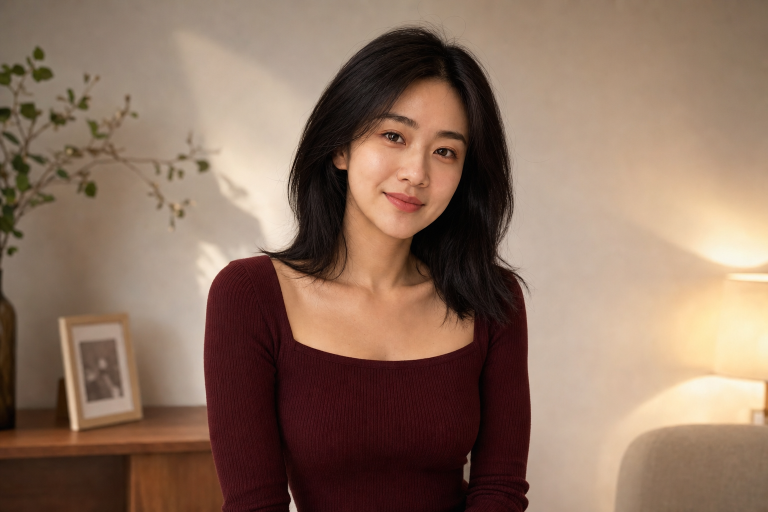
#> input picture emotion_women/images/persona/master/persona_master_glam_v3.png, 1536 x 1024 px (shown at 1/2 size)
$ python -i persona_asset_tool.py   (imports and definitions only)
#> lines starting #> are read from the running program, lines starting #| are printed output that depends on the picture
#!/usr/bin/env python3
"""Finalize approved persona candidates as tracked high-quality JPEG assets."""

from __future__ import annotations

import argparse
import hashlib
import json
import re
import sys
from datetime import datetime
from pathlib import Path

try:
    from PIL import Image, ImageFilter, ImageOps, ImageStat
except ImportError as exc:  # pragma: no cover - environment setup failure
    raise SystemExit(
        "缺少 Pillow。请在仓库根目录运行："
        ".venv/bin/python -m pip install -r requirements-imagegen.txt"
    ) from exc


BASE_DIR = Path(__file__).resolve().parent
PERSONA_DIR = BASE_DIR / "images" / "persona"
SCENES_DIR = PERSONA_DIR / "scenes"
METADATA_DIR = PERSONA_DIR / "metadata"
IDENTITY_REFERENCE = "images/persona/master/persona_master_glam_v3.png"
MIN_BRIGHTNESS = 45.0
MAX_BRIGHTNESS = 235.0
MIN_SATURATION = 18.0
MIN_EDGE_RMS = 14.0
MIN_SHORT_EDGE = 768
MIN_PIXELS = 1_200_000
SLUG_RE = re.compile(r"^[a-z0-9][a-z0-9-]*(?:-v[0-9]{2})?$")
SIZE_RE = re.compile(r"^([1-9][0-9]*)x([1-9][0-9]*)$")


def metrics(image: Image.Image) -> dict[str, float]:
    rgb = image.convert("RGB")
    gray = rgb.convert("L")
    return {
        "brightness": round(ImageStat.Stat(gray).mean[0], 2),
        "saturation": round(ImageStat.Stat(rgb.convert("HSV").split()[1]).mean[0], 2),
        "edge_rms": round(ImageStat.Stat(gray.filter(ImageFilter.FIND_EDGES)).rms[0], 2),
        "width": float(rgb.width),
        "height": float(rgb.height),
    }


# [45 lines left out: functions quality_errors, validate_slug, parse_size, file_sha256, not called in this run]


def resolve_path(value: str) -> Path:
    path = Path(value).expanduser()
    return path if path.is_absolute() else (BASE_DIR / path).resolve()


# [149 lines left out: functions finalize, build_parser, main, not called in this run]


# [2 lines not run here, left out]

>>> from PIL import Image
>>> picture = Image.open('images/persona/master/persona_master_glam_v3.png')
#> picture is the input picture: PIL image 1536x1024 RGB; mean R, G, B 141, 113.8, 96
>>> result = metrics(picture)
#> in metrics, `gray = rgb.convert("L")`:
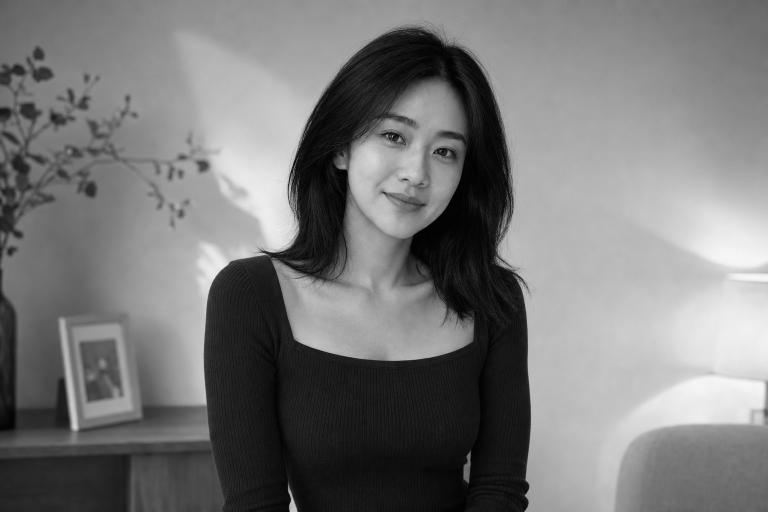
#> gray: PIL image 1536x1024 L (shown at 1/2 size); min 0, max 248, mean 119.9
#> result = {'brightness': 119.9, 'saturation': 100.8, 'edge_rms': 17.73, 'width': 1536, 'height': 1024}

$ run again, on emotion_women/images/persona/master/persona_master_natural_source.png
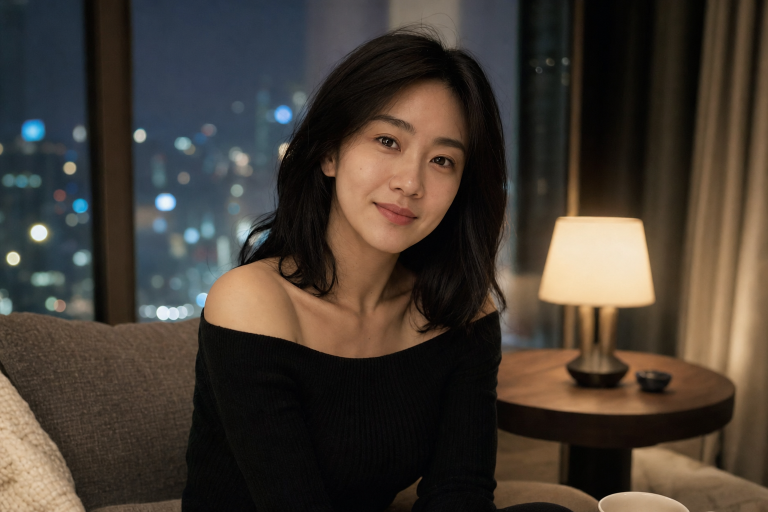
#> input picture emotion_women/images/persona/master/persona_master_natural_source.png, 1536 x 1024 px (shown at 1/2 size)
#> picture is the input picture: PIL image 1536x1024 RGB; mean R, G, B 69, 60.1, 51.5
#> in metrics, `gray = rgb.convert("L")`:
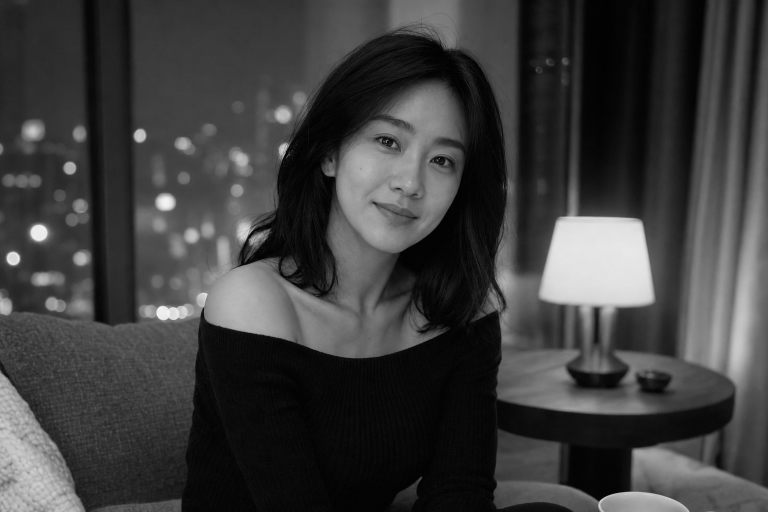
#> gray: PIL image 1536x1024 L (shown at 1/2 size); min 0, max 248, mean 61.8
#> result = {'brightness': 61.76, 'saturation': 91.47, 'edge_rms': 11.18, 'width': 1536, 'height': 1024}

$ run again, on emotion_women/images/persona/master/persona_master_standard_v2.jpg
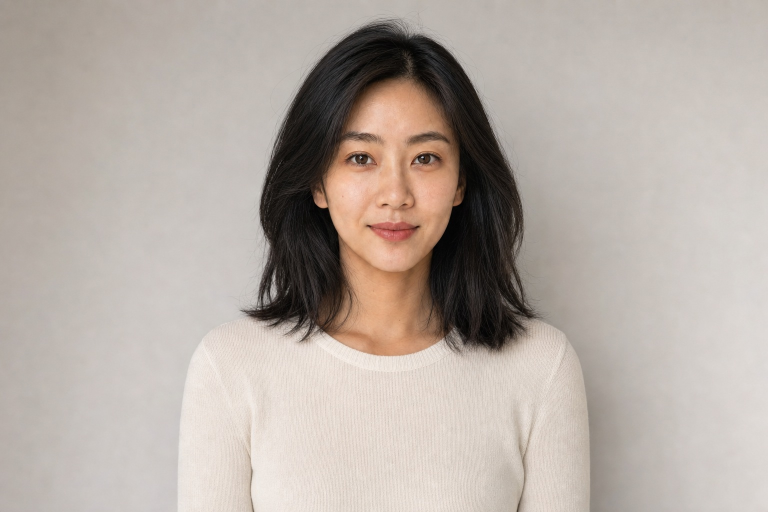
#> input picture emotion_women/images/persona/master/persona_master_standard_v2.jpg, 1536 x 1024 px (shown at 1/2 size)
#> picture is the input picture: PIL image 1536x1024 RGB; mean R, G, B 181.7, 171.7, 164.2
#> in metrics, `gray = rgb.convert("L")`:
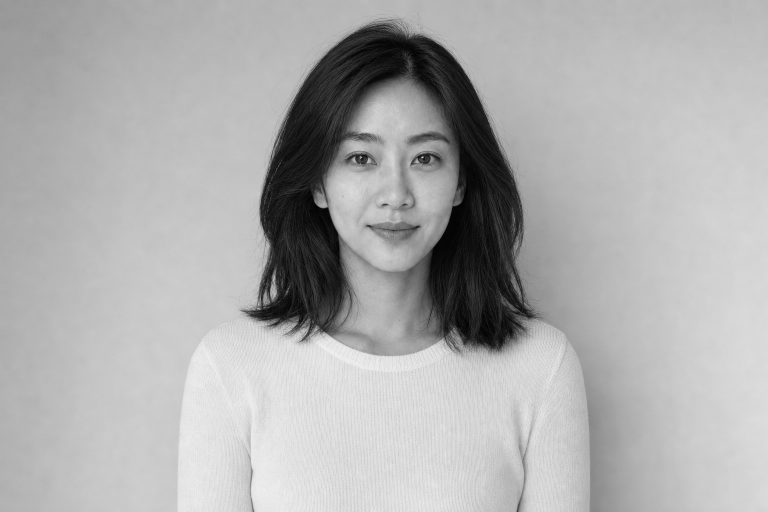
#> gray: PIL image 1536x1024 L (shown at 1/2 size); min 0, max 246, mean 173.8
#> result = {'brightness': 173.8, 'saturation': 27.74, 'edge_rms': 27.18, 'width': 1536, 'height': 1024}
